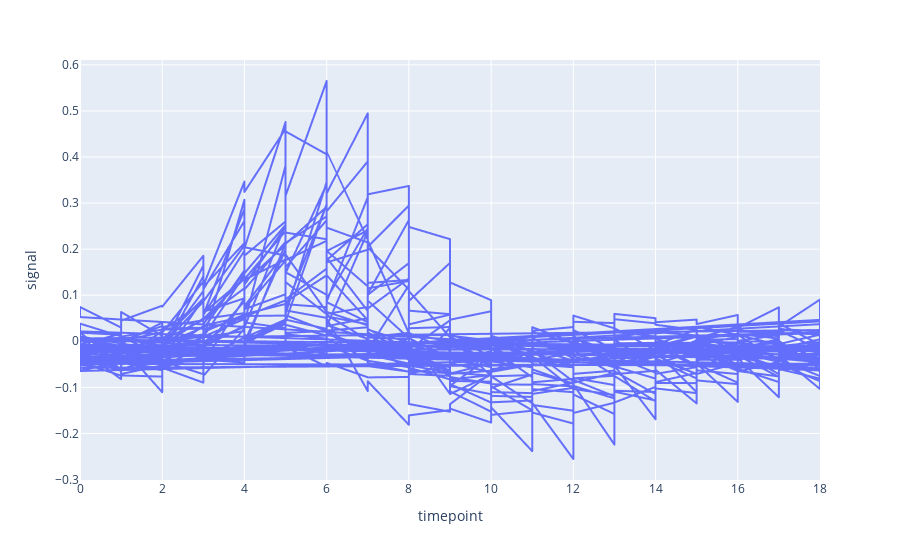

The code cell stored with this chart in its notebook:
### Code cell
px.line(fmri, x='timepoint', y='signal')

### Figure 1 — Plotly figure (JSON) as saved in the notebook; plotly's stock layout.template omitted (floating-point values rounded to 4 significant figures; data arrays with more than 128 entries replaced by an {"elided": "..."} marker saying what was removed)
{"data": [{"hovertemplate": "timepoint=%{x}<br>signal=%{y}<extra></extra>", "legendgroup": "", "line": {"color": "#636efa", "dash": "solid"}, "marker": {"symbol": "circle"}, "mode": "lines", "name": "", "showlegend": false, "type": "scattergl", "x": {"elided": "1064 int values"}, "xaxis": "x", "y": {"elided": "1064 float values"}, "yaxis": "y"}], "layout": {"legend": {"tracegroupgap": 0}, "margin": {"t": 60}, "xaxis": {"anchor": "y", "domain": [0, 1], "title": {"text": "timepoint"}}, "yaxis": {"anchor": "x", "domain": [0, 1], "title": {"text": "signal"}}}}
